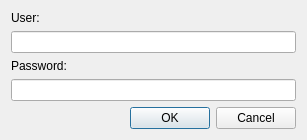
<?xml version="1.0" encoding="UTF-8"?>
<ui version="4.0">
 <class>DialogLogin</class>
 <widget class="QDialog" name="DialogLogin">
  <property name="geometry">
   <rect>
    <x>0</x>
    <y>0</y>
    <width>307</width>
    <height>137</height>
   </rect>
  </property>
  <property name="windowTitle">
   <string>Dialog</string>
  </property>
  <layout class="QGridLayout" name="gridLayout">
   <item row="0" column="0">
    <layout class="QVBoxLayout" name="verticalLayout_3">
     <item>
      <layout class="QVBoxLayout" name="verticalLayout">
       <item>
        <widget class="QLabel" name="label">
         <property name="text">
          <string>User:</string>
         </property>
        </widget>
       </item>
       <item>
        <widget class="QLineEdit" name="lineEditUser">
         <property name="text">
          <string/>
         </property>
        </widget>
       </item>
      </layout>
     </item>
     <item>
      <layout class="QVBoxLayout" name="verticalLayout_2">
       <item>
        <widget class="QLabel" name="label_2">
         <property name="text">
          <string>Password:</string>
         </property>
        </widget>
       </item>
       <item>
        <widget class="QLineEdit" name="lineEditPass">
         <property name="text">
          <string/>
         </property>
         <property name="echoMode">
          <enum>QLineEdit::Password</enum>
         </property>
        </widget>
       </item>
      </layout>
     </item>
    </layout>
   </item>
   <item row="1" column="0">
    <widget class="QDialogButtonBox" name="buttonBox">
     <property name="orientation">
      <enum>Qt::Horizontal</enum>
     </property>
     <property name="standardButtons">
      <set>QDialogButtonBox::Cancel|QDialogButtonBox::Ok</set>
     </property>
    </widget>
   </item>
  </layout>
 </widget>
 <resources/>
 <connections>
  <connection>
   <sender>buttonBox</sender>
   <signal>accepted()</signal>
   <receiver>DialogLogin</receiver>
   <slot>accept()</slot>
   <hints>
    <hint type="sourcelabel">
     <x>248</x>
     <y>254</y>
    </hint>
    <hint type="destinationlabel">
     <x>157</x>
     <y>274</y>
    </hint>
   </hints>
  </connection>
  <connection>
   <sender>buttonBox</sender>
   <signal>rejected()</signal>
   <receiver>DialogLogin</receiver>
   <slot>reject()</slot>
   <hints>
    <hint type="sourcelabel">
     <x>316</x>
     <y>260</y>
    </hint>
    <hint type="destinationlabel">
     <x>286</x>
     <y>274</y>
    </hint>
   </hints>
  </connection>
 </connections>
</ui>
